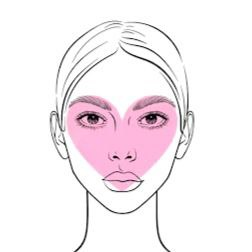
#> input picture web_assets/about_heart.jpg, 252 x 252 px
$ python -i facedetector.py   (imports and definitions only)
#> lines starting #> are read from the running program, lines starting #| are printed output that depends on the picture
#> further down, picture is the input picture: PIL image 252x252 RGB; mean R, G, B 246.3, 239.1, 242.8
import cv2
import numpy as np
from PIL import Image

def detect_face(image):
    # Convert PIL image to a format suitable for OpenCV
    open_cv_image = np.array(image.convert('RGB'))
    open_cv_image = open_cv_image[:, :, ::-1].copy()  # Convert RGB to BGR

    # Load the pre-trained face detector from OpenCV
    face_cascade_path = 'haarcascade_frontalface_default.xml'  # Update this path
    face_cascade = cv2.CascadeClassifier(face_cascade_path)

    # Convert the image to grayscale for face detection
    gray_image = cv2.cvtColor(open_cv_image, cv2.COLOR_BGR2GRAY)
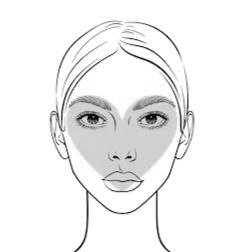
#> gray_image: shape (252, 252); min 2, max 255, mean 241.7

    # Detect faces in the image
    faces = face_cascade.detectMultiScale(gray_image, scaleFactor=1.1, minNeighbors=5, minSize=(30, 30),
                                          flags=cv2.CASCADE_SCALE_IMAGE)
#> faces = [[50, 58, 148, 148]]

    # Add a confidence threshold to filter out small detections
    faces = [face for face in faces if face[2] > 100 and face[3] > 100]  # Example: only keep faces larger than 100x100 pixels

    if len(faces) == 0:
        return False, None  # No valid face detected

    # Assume the first detected face is the target
    x, y, w, h = faces[0]
#> x = 50; y = 58; w = 148; h = 148
    face_image = open_cv_image[y:y + h, x:x + w]
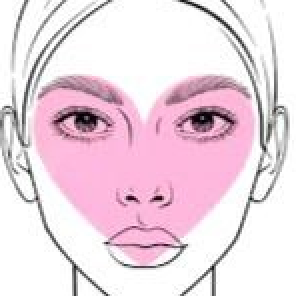
#> face_image: shape (148, 148, 3) (shown 2 times larger); mean B, G, R 225.8, 215.1, 235.8


    # Convert the detected face area back to PIL format
    face_image_pil = Image.fromarray(face_image[:, :, ::-1].copy())

    return True, face_image_pil

>>> from PIL import Image
>>> picture = Image.open('web_assets/about_heart.jpg')
>>> result = detect_face(picture)

$ run again, on web_assets/about_oblong.jpg
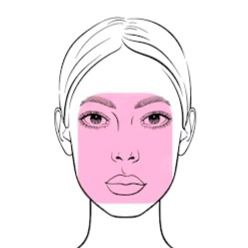
#> input picture web_assets/about_oblong.jpg, 248 x 248 px
#> picture is the input picture: PIL image 248x248 RGB; mean R, G, B 246.2, 235.8, 241.2
#> in detect_face, `gray_image = cv2.cvtColor(open_cv_image, cv2.COLOR_BGR2GRAY)`:
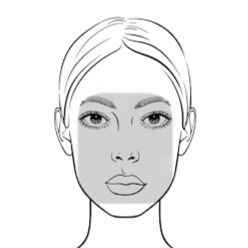
#> gray_image: shape (248, 248); min 1, max 255, mean 239.5
#> in detect_face, `faces = face_cascade.detectMultiScale(gray_image, scaleFactor=1.1, min..`: faces = [[95, 136, 60, 60], [49, 59, 156, 156]]
#> in detect_face, `faces = [face for face in faces if face[2] > 100 and face[3] > 100]`: faces = [[49, 59, 156, 156]]
#> x = 49; y = 59; w = 156
#> in detect_face, `face_image = open_cv_image[y:y + h, x:x + w]`:
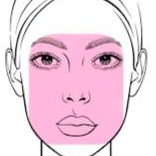
#> face_image: shape (156, 156, 3); mean B, G, R 225.7, 211.9, 238.2
